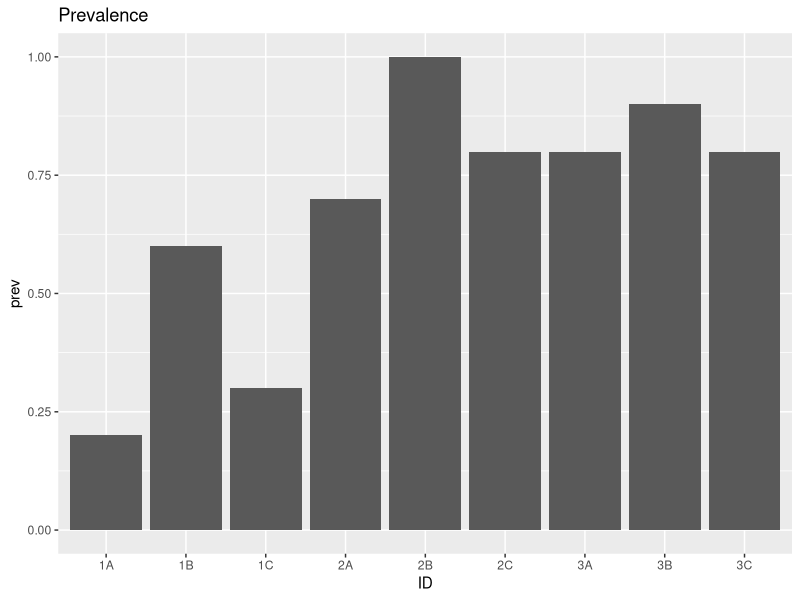
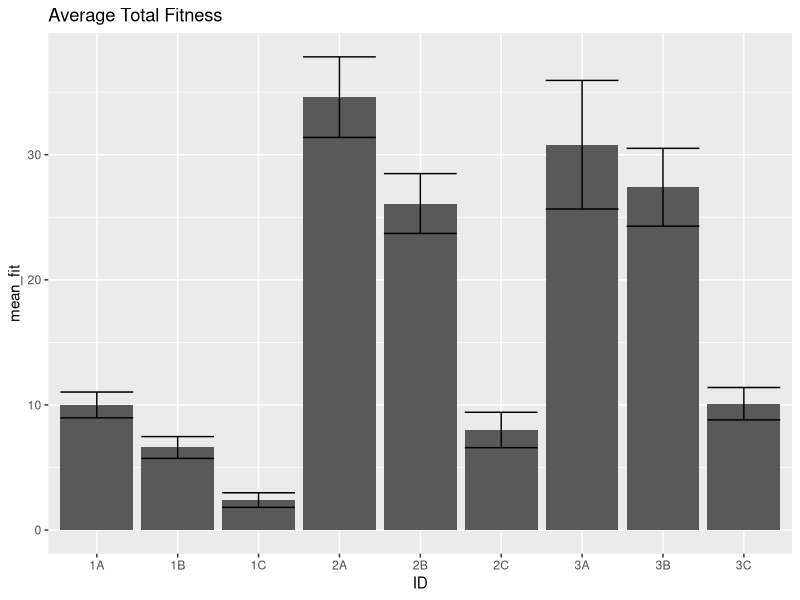
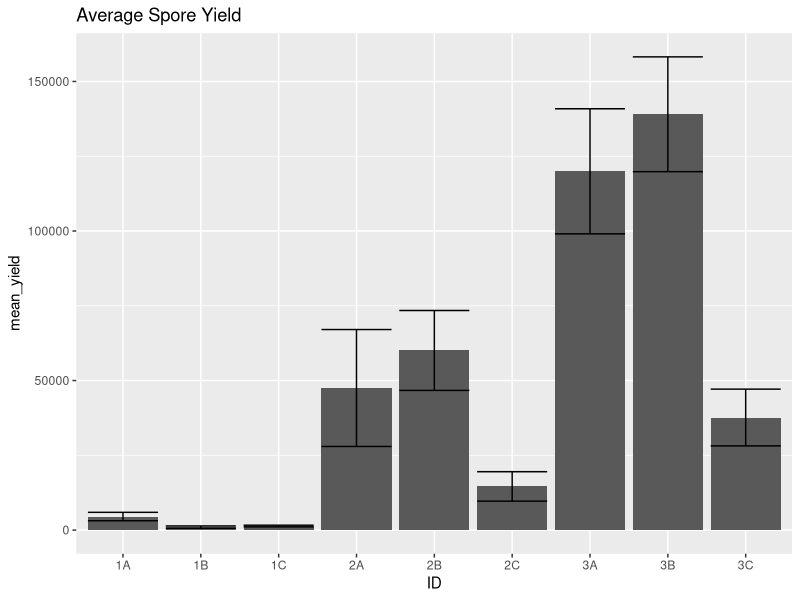
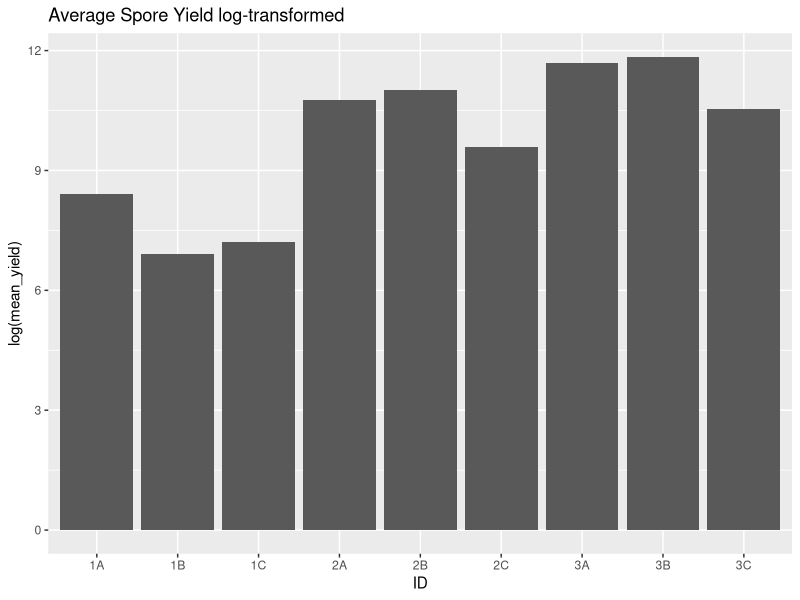
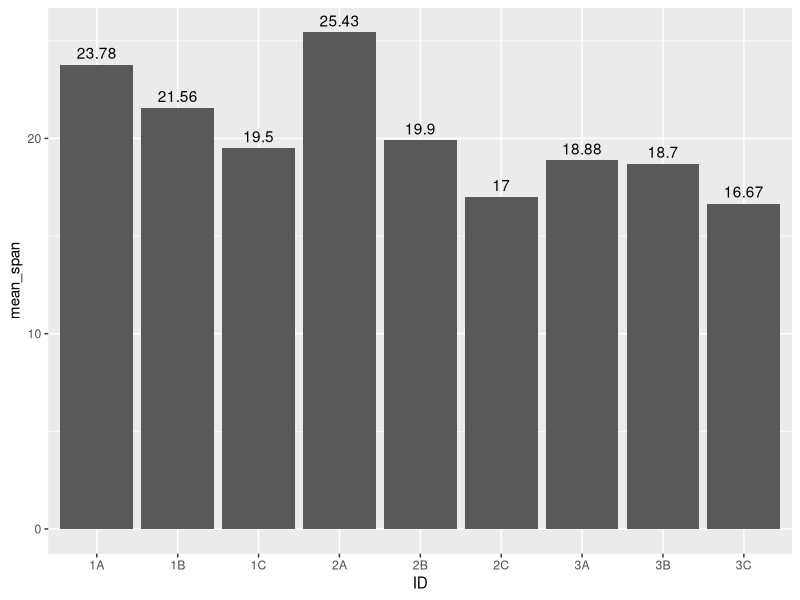
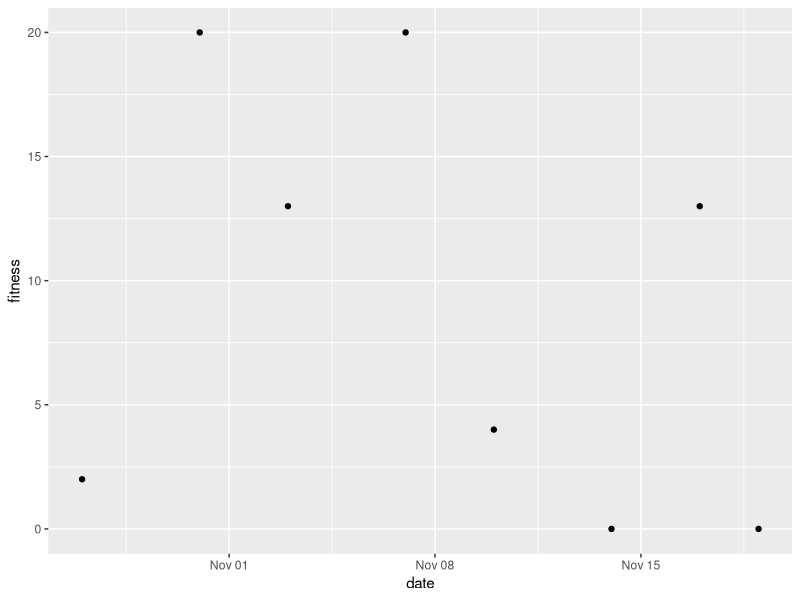

These charts were generated, in order, by the following R code:
## ---- chunk 1
knitr::opts_chunk$set(echo = TRUE)
## ---- chunk 2
library(tidyverse)
library(magrittr)
library(lubridate)
library(here)
## ---- chunk 3
treatments <- read_csv(here("data/treatments.csv"))
fitness <- read_csv(here("data/fitness.csv"))
mort <- read_csv(here("data/mortality.csv"))
## ---- chunk 4
head(treatments)
head(mort)
head(fitness)
## ---- chunk 5
prevalence <- mort %>% group_by(ID) %>% summarize(n = n(), prev = sum(infection_status, na.rm = T)/n()) #NA's removed from numerator but still in denominator
prevalence %>% ggplot(.,aes(x=ID,y=prev)) +
  geom_col() + 
  labs(title = "Prevalence")
## ---- chunk 6
fit_by_ID_replicate <- fitness %>% group_by(ID, replicate) %>% summarize(total_fit = sum(fitness, na.rm = T)) # removed NAs
fit_average <- fit_by_ID_replicate %>% group_by(ID) %>% 
  summarize(n = n(), mean_fit = mean(total_fit, na.rm = T), var = var(total_fit, na.rm = T), se = sqrt(var(total_fit, na.rm = T)/n())) # remove NAs
fit_average %>% ggplot(., aes(x=ID, y=mean_fit)) +
  geom_col() + 
  geom_errorbar(aes(ymin = mean_fit-se, ymax = mean_fit+se)) +
  labs(title = "Average Total Fitness")
## ---- chunk 7
spores <- mort %>% filter(spore_yield>0) %>% group_by(ID) %>% 
  summarize(mean_yield = mean(spore_yield, na.rm=T), # NAs removed but there should be no NAs after the filter
            var = var(spore_yield, na.rm = T), 
            se = sqrt(var(spore_yield, na.rm = T)/n()))
spores %>% ggplot(., aes(x=ID, y=mean_yield)) + 
  geom_col() + 
  geom_errorbar(aes(ymin = mean_yield-se, ymax = mean_yield+se)) +
  labs(title = "Average Spore Yield")
spores %>% ggplot(., aes(x=ID, y=log(mean_yield))) + 
  geom_col() + 
  labs(title = "Average Spore Yield log-transformed")
## ---- chunk 8
lifespan <- left_join(mort, treatments, by = "ID")
lifespan %<>% select(ID, replicate, birth_date, date)
mdy(lifespan$birth_date)
lifespan %<>% transmute(ID=ID, replicate=replicate, birthday=mdy(birth_date), deathday=mdy(date))
lifespan %<>% mutate(span = deathday - birthday)

mean_span <- lifespan %>% group_by(ID) %>% summarize(mean_span = mean(span, na.rm=T))

mean_span %>% ggplot(.,aes(x=ID, y=mean_span)) +
  geom_col() + 
  geom_text(aes(label=round(mean_span, digits = 2)), vjust = -0.5)
## ---- chunk 9
fitness %>% filter(ID=="3A" & replicate == 1) %>% mutate(date=mdy(date)) %>% ggplot(., aes(x=date, y=fitness)) + geom_point()
